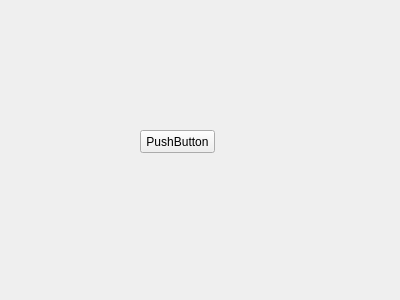
<?xml version="1.0" encoding="UTF-8"?>
<ui version="4.0">
 <class>Widget</class>
 <widget class="QWidget" name="Widget">
  <property name="geometry">
   <rect>
    <x>0</x>
    <y>0</y>
    <width>400</width>
    <height>300</height>
   </rect>
  </property>
  <property name="windowTitle">
   <string>Widget</string>
  </property>
  <widget class="QPushButton" name="pushButton">
   <property name="geometry">
    <rect>
     <x>140</x>
     <y>130</y>
     <width>75</width>
     <height>23</height>
    </rect>
   </property>
   <property name="text">
    <string>PushButton</string>
   </property>
  </widget>
 </widget>
 <layoutdefault spacing="6" margin="11"/>
 <resources/>
 <connections/>
</ui>
